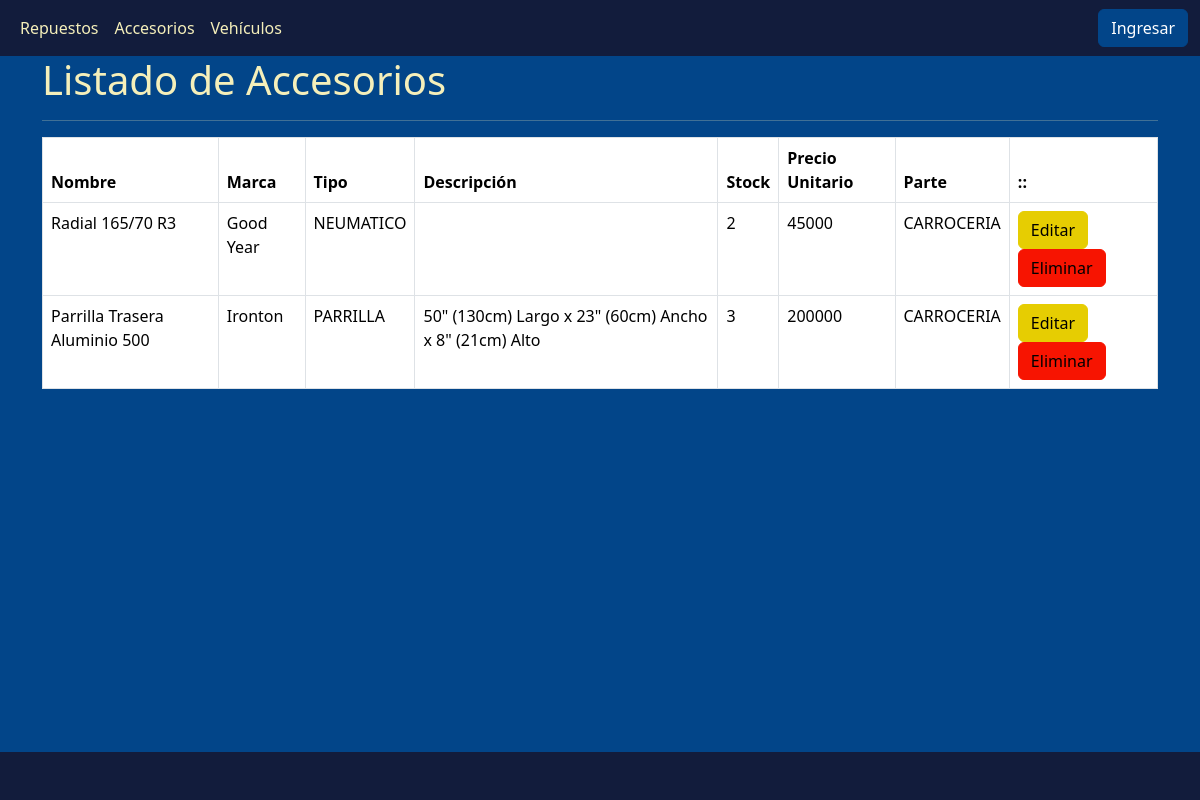
/app/invitado/accesoriosUsuario.php, run on the app's committed database.
### tables this page shows
CREATE TABLE `accesorio` (
  `ID` int(3) NOT NULL AUTO_INCREMENT,
  `FK_TIPO_ACCESORIO` int(2) DEFAULT NULL,
  `FK_PARTE` int(2) DEFAULT NULL,
  `ACCESORIO` varchar(30) DEFAULT NULL,
  `MARCA` varchar(30) DEFAULT NULL,
  `DESCRIPCION` varchar(100) DEFAULT NULL,
  `PRECIO_UNITARIO` int(7) NOT NULL,
  `STOCK` int(4) DEFAULT NULL,
  PRIMARY KEY (`ID`),
  KEY `FK_TIPO_ACCESORIO` (`FK_TIPO_ACCESORIO`),
  KEY `FK_PARTE` (`FK_PARTE`),
  CONSTRAINT `accesorio_ibfk_1` FOREIGN KEY (`FK_TIPO_ACCESORIO`) REFERENCES `tipo_accesorio` (`ID`),
  CONSTRAINT `accesorio_ibfk_2` FOREIGN KEY (`FK_PARTE`) REFERENCES `parte` (`ID`)
);

CREATE TABLE `tipo_accesorio` (
  `ID` int(2) NOT NULL AUTO_INCREMENT,
  `TIPO` varchar(30) DEFAULT NULL,
  PRIMARY KEY (`ID`)
);

CREATE TABLE `parte` (
  `ID` int(2) NOT NULL AUTO_INCREMENT,
  `NOMBRE_PARTE` varchar(50) NOT NULL,
  PRIMARY KEY (`ID`)
);

### web/app/modulos/accesorio/mostrarAccesorios.php (the view, shortened to what this page needs)
<?php
include __DIR__ . '/../../db.php';
$sql = "SELECT accesorio.*, parte.NOMBRE_PARTE, ta.TIPO AS TIPO_ACCESORIO
        FROM accesorio
        INNER JOIN parte ON accesorio.FK_PARTE = parte.ID
        INNER JOIN tipo_accesorio ta ON accesorio.FK_TIPO_ACCESORIO = ta.ID";
$result = $conn->query($sql);
?>
<h1 class="text-light">Listado de Accesorios</h1>
<hr class="text-light">
<?php
if ($result->num_rows > 0) {
  echo '<table class="table table-bordered">';
  echo '  <thead>';
  echo '    <tr>';
  echo '      <th>Nombre</th>';
  echo '      <th>Marca</th>';
  echo '      <th>Tipo</th>';
  echo '      <th>Descripción</th>';
  echo '      <th>Stock</th>';
  echo '      <th>Precio Unitario</th>';
  echo '      <th>Parte</th>';
  echo '      <th>::</th>';
  echo '    </tr>';
  echo '  </thead>';
  echo '  <tbody>';
  while ($row = $result->fetch_assoc()) {
    echo '<tr>';
    echo '<td>' . $row["ACCESORIO"] . '</td>';
    echo '<td>' . $row["MARCA"] . '</td>';
    echo '<td>' . $row["TIPO_ACCESORIO"] . '</td>';
    echo '<td>' . $row["DESCRIPCION"] . '</td>';
    echo '<td>' . $row["STOCK"] . '</td>';
    echo '<td>' . $row["PRECIO_UNITARIO"] . '</td>';
    echo '<td>' . $row["NOMBRE_PARTE"] . '</td>';
    echo '<td>' .
      '<button type="button" class="btn btn-warning" onclick="editar(' . $row["ID"] . ');">Editar</button>' .
      '<button type="button" class="btn btn-danger" onclick="eliminar(' . $row["ID"] . ');">Eliminar</button>' .
      '</td>';
    echo '</tr>';
  }
  echo '</tbody>';
  echo '</table>';
?>
<?php
} else {
  echo "No se encontraron resultados.";
}
?>

### web/app/invitado/accesoriosUsuario.php (shortened to what this page needs)
<!DOCTYPE html>
<html lang="en">
<head>
  <link href="../css/main.min.css" rel="stylesheet">
</head>
<body class="d-flex flex-column min-vh-100 bg-primary">
  <header>
    <nav class="navbar navbar-expand-sm navbar-dark bg-dark">
      <div class="container-fluid">
        <ul class="navbar-nav me-auto">
          <li class="nav-item">
            <a href="repuestosUsuario.php" class="nav-link">Repuestos</a>
          </li>
          <li class="nav-item">
            <a href="#" class="nav-link">Accesorios</a>
          </li>
          <li class="nav-item">
            <a href="vehiculosUsuario.php" class="nav-link">Vehículos</a>
          </li>
        </ul>
        <form class="d-flex">
          <a href="login.php" class="btn btn-primary">Ingresar</a>
        </form>
      </div>
    </nav>
  </header>
  <div class="container flex-grow-1">
    <?php
    include 'mostrarAccesorios.php';
    ?>
  </div>
  <footer class="bg-dark text-white">
    <div class="container-fluid p-4">
    </div>
  </footer>
</body>
</html>

### data on the page
accesorio: ACCESORIO "Radial 165/70 R3", MARCA "Good Year", FK_TIPO_ACCESORIO.TIPO "NEUMATICO", STOCK "2", PRECIO_UNITARIO "45000", FK_PARTE.NOMBRE_PARTE "CARROCERIA"
accesorio: ACCESORIO "Parrilla Trasera Aluminio 500", MARCA "Ironton", FK_TIPO_ACCESORIO.TIPO "PARRILLA", DESCRIPCION "50\" (130cm) Largo x 23\" (60cm) Ancho x 8\" (21cm) Alto", STOCK "3", PRECIO_UNITARIO "200000", FK_PARTE.NOMBRE_PARTE "CARROCERIA"
